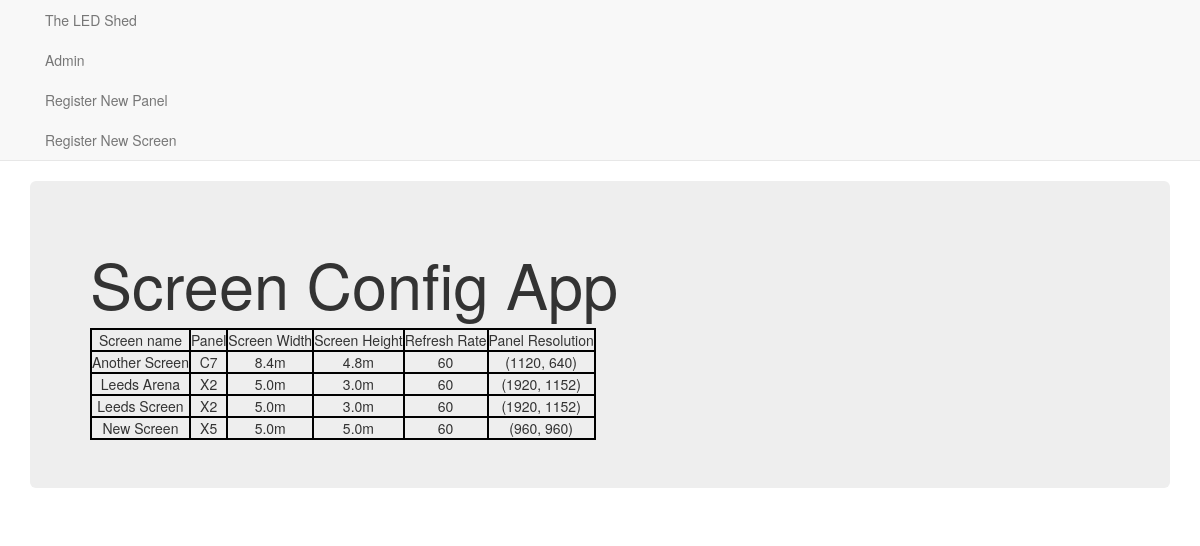
The page / on the database its author committed.
### config_app/models.py (models this page shows, shortened)
class Screen(models.Model):
    screen_name = models.CharField(max_length=264, unique=True)
    panel = models.ForeignKey(LedPanel, on_delete = models.CASCADE)
    panels_wide = models.IntegerField()
    panels_high = models.IntegerField()
    refresh_rate = models.IntegerField()
    @ property
    def screen_resolution(self):
        return (self.panel.panel_pixel_width * self.panels_wide, self.panel.panel_pixel_height * self.panels_high)
    @ property
    def screen_width(self):
        return str((self.panel.panel_width * self.panels_wide) / 1000) + "m"
    @ property
    def screen_height(self):
        return str((self.panel.panel_height * self.panels_high) / 1000) + "m"

class LedPanel(models.Model):
    panel_name = models.CharField(max_length=264, unique=True)
    panel_width = models.IntegerField()
    panel_height = models.IntegerField()
    panel_pixel_width = models.IntegerField()
    panel_pixel_height = models.IntegerField()
    panel_curent_draw = models.IntegerField()
    def __str__(self):
        return self.panel_name

### config_app/views.py (the view)
# urls.py: re_path(r'^$', views.index, name="index"),
def index(request):
    screens_list = Screen.objects.order_by('screen_name')
    screen_dict = {'screens_list': screens_list}
    return render(request,'config_app/index.html', context=screen_dict)

### templates/config_app/index.html
{% extends "config_app/base.html" %}
{% block body_block %}
<div class="jumbotron">
  <h1>Screen Config App</h1>
  {% if screens_list %}
    <table>
      <thead>
        <td>Screen name</td>
        <td>Panel</td>
        <td>Screen Width</td>
        <td>Screen Height</td>
        <td>Refresh Rate</td>
        <td>Panel Resolution</td>
      </thead>
      {% for screen in screens_list %}
      <tr>
        <td>{{screen.screen_name}}</td>
        <td>{{screen.panel}}</td>
        <td>{{screen.screen_width}}</td>
        <td>{{screen.screen_height}}</td>
        <td>{{screen.refresh_rate}}</td>
        <td>{{screen.screen_resolution}}</td>
      </tr>
      {% endfor %}
    </table>
  {% else %}
    <p>NO ACCESS RECORDS FOUND</p>
  {% endif %}
</div>
{% endblock %}

### templates/config_app/base.html (shortened to what this page needs)
<!DOCTYPE html>
{% load static %}
<html lang="en" dir="ltr">
  <head>
    <link rel="stylesheet" href="https://maxcdn.bootstrapcdn.com/bootstrap/3.3.7/css/bootstrap.min.css">
    <link rel="stylesheet" href="{% static "/css/master.css" %}">
  </head>
  <body>
    <nav class='navbar navbar-default navbar-static-top'>
      <div class="container">
        <ul class="nav nabar-nav">
          <li><a class="navbar-link" href="{% url 'index' %}">The LED Shed</a></li>
          <li><a class="navbar-link" href="{% url 'admin:index' %}">Admin</a></li>
          <li><a class="navbar-link" href="{% url 'config_app:new_panel' %}">Register New Panel</a></li>
          <li><a class="navbar-link" href="{% url 'config_app:new_screen' %}">Register New Screen</a></li>
        </ul>
      </div>
    </nav>
    <div class="container">
      {% block body_block %}
      {% endblock %}
    </div>
  </body>
</html>

### static/css/master.css (style rules this page uses)
td { border: 2px solid black; text-align: center; }

### rows shown on the page
Screen: screen_name "Another Screen", panel "C7", screen_width "8.4m", screen_height "4.8m", refresh_rate "60", screen_resolution "(1120, 640)"
Screen: screen_name "Leeds Arena", panel "X2", screen_width "5.0m", screen_height "3.0m", refresh_rate "60", screen_resolution "(1920, 1152)"
Screen: screen_name "Leeds Screen", panel "X2", screen_width "5.0m", screen_height "3.0m", refresh_rate "60", screen_resolution "(1920, 1152)"
Screen: screen_name "New Screen", panel "X5", screen_width "5.0m", screen_height "5.0m", refresh_rate "60", screen_resolution "(960, 960)"
